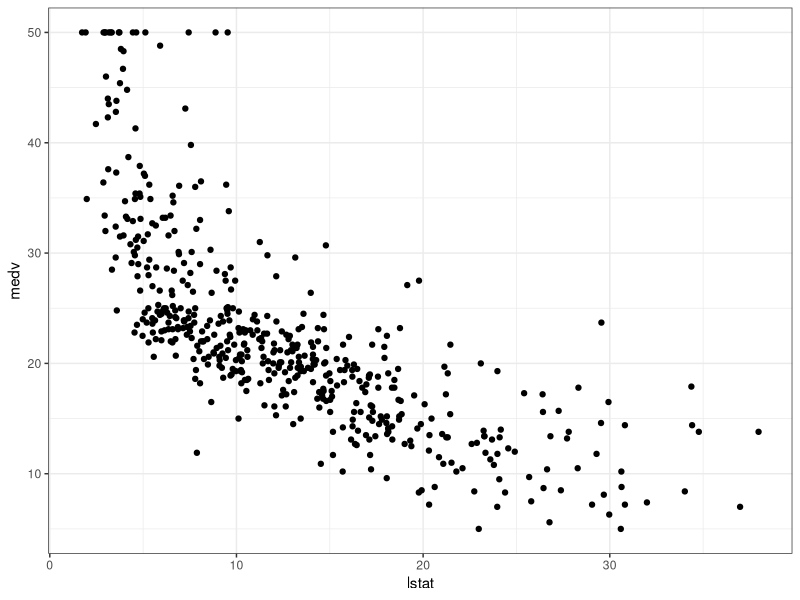
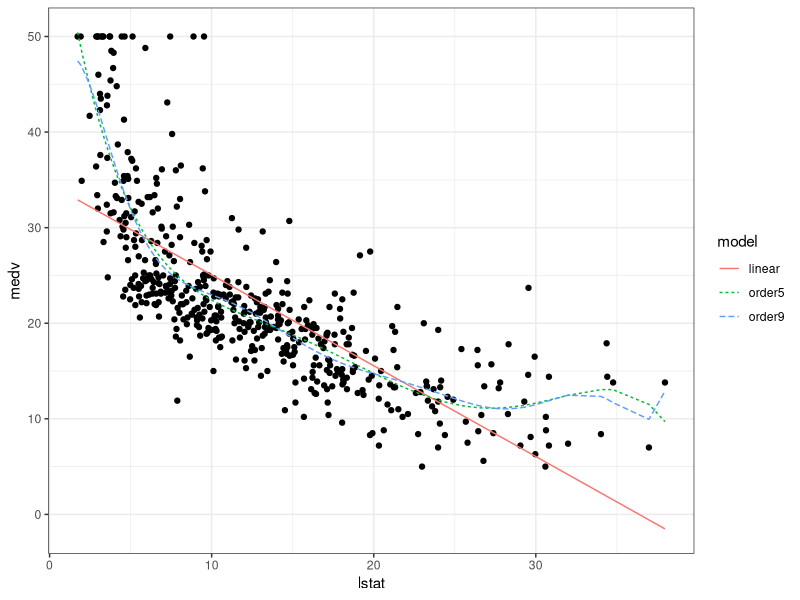

Recreate these plots in R, in order.
# author: Jarad Niemi
# date:   2026-09-01
# purpose: example of bias variance trade-off
################################################################################
library("tidyverse")
library("MASS")

theme_set(theme_bw())

summary(Boston$lstat)
# lstat is computed on a census track basis and is the average of 
#   percentage of adults who do not have at least some high school education
#   percentage of adults who are classified as laborers

# use lstat to predict housing median value
g <- ggplot(Boston, aes(x = lstat, y = medv)) +
  geom_point()

g

# Fit SLR, polynomial order 5, and polynomial order 9 models:
m1 = lm(medv~lstat,data=Boston)
m5 = lm(medv~poly(lstat,5),data=Boston)
m9 = lm(medv~poly(lstat,9),data=Boston)

# Create predictive data set
d <- Boston |> 
  dplyr::select(lstat) |>    # MASS::select() exists, so we need to be explicit
  mutate(
    linear = m1$fitted.values,
    order5 = m5$fitted.values,
    order9 = m9$fitted.values
  ) |>
  pivot_longer(
    cols = linear:order9,
    names_to = "model",
    values_to = "medv"
  )

# Add predictions to data
g + geom_line(data = d, aes(color = model, linetype = model))



# ------------------------------------------------------------------------------
# Evaluate models using train/test split
# ------------------------------------------------------------------------------

set.seed(20260902) # for reproducible results
n <- dim(Boston)[1]
train_index  <- sample.int(n, size = n / 2, replace = FALSE)
train_boston <- Boston[ train_index, ]
test_boston  <- Boston[-train_index, ]


train_m1 <- lm(medv ~      lstat,     data = train_boston)
train_m5 <- lm(medv ~ poly(lstat, 5), data = train_boston)
train_m9 <- lm(medv ~ poly(lstat, 9), data = train_boston)


## training MSE 
mse_train <- train_boston |> 
  dplyr::select(lstat, medv) |>
  mutate(
    # alternative to using $fitted.values
    linear = predict(train_m1, newdata = train_boston),
    order5 = predict(train_m5, newdata = train_boston),
    order9 = predict(train_m9, newdata = train_boston)
  ) |>
  pivot_longer(
    cols      = linear:order9,
    names_to  = "model",
    values_to = "prediction"
  ) |>
  group_by(model) |>
  summarize(
    mse = mean((medv-prediction)^2)                 # how do we compute the training MSE? 
  )


## test MSE
mse_test <- test_boston |> 
  dplyr::select(lstat, medv) |>
  mutate(
    # alternative to using $fitted.values
    linear = predict(train_m1, newdata = test_boston),
    order5 = predict(train_m5, newdata = test_boston),
    order9 = predict(train_m9, newdata = test_boston)
  ) |>
  pivot_longer(
    cols      = linear:order9,
    names_to  = "model",
    values_to = "prediction"
  ) |>
  group_by(model) |>
  summarize(
    mse = mean((medv-prediction)^2)                 # how do we compute the training MSE? 
  )



###########################
#### In-class Activity ####
###########################

## 1. Introduce yourself to your group members.

## 2. Fit 9 models of increasing complexity on the training set: 
##    m1 <- lm(medv ~ poly(lstat, 1), data = train_boston)
##    m2 <- lm(medv ~ poly(lstat, 2), data = train_boston)
##    m3 <- lm(medv ~ poly(lstat, 3), data = train_boston)
##    .
##    .
##    .
##    m9 <- lm(medv ~ poly(lstat, 9), data = train_boston)

## 3. Obtain the training MSE and test MSE for each of these models. 

## 4. Create a plot where the training and test MSE are on the y-axis 
##    in different colors and linetypes (only 6 possible linetypes) and the 
##    model complexity (1 - 9) is on the x-axis. 
